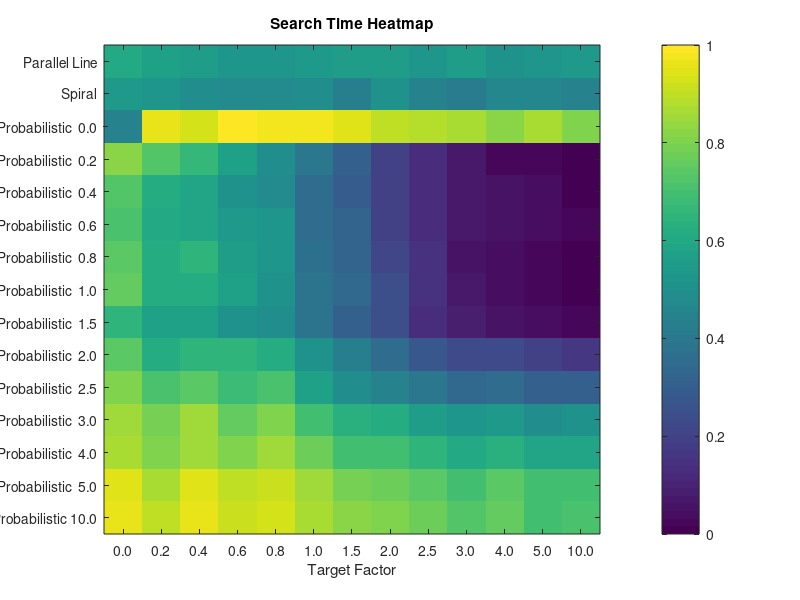

This chart was generated by the following MATLAB code:
close all;

rows = {
    'Parallel Line',
    'Spiral',
    'Probabilistic  0.0',
    'Probabilistic  0.2',
    'Probabilistic  0.4',
    'Probabilistic  0.6',
    'Probabilistic  0.8',
    'Probabilistic  1.0',
    'Probabilistic  1.5',
    'Probabilistic  2.0',
    'Probabilistic  2.5',
    'Probabilistic  3.0',
    'Probabilistic  4.0',
    'Probabilistic  5.0',
    'Probabilistic 10.0'
};

columns = {
    '0.0',
    '0.2',
    '0.4',
    '0.6',
    '0.8',
    '1.0',
    '1.5',
    '2.0',
    '2.5',
    '3.0',
    '4.0',
    '5.0',
    '10.0',
};

values = {
    [211.77, 200.60, 198.32, 188.60, 188.81, 193.91, 196.23, 198.96, 187.99, 197.68, 184.25, 189.55, 193.83];
    [193.72, 190.12, 180.52, 176.26, 176.93, 180.42, 164.57, 183.30, 167.78, 162.05, 174.19, 170.82, 168.56];
    [168.56, 305.53, 298.24, 315.97, 308.98, 311.74, 299.54, 287.50, 283.49, 279.66, 267.34, 281.01, 265.68];
    [270.15, 243.59, 227.05, 200.25, 182.37, 156.41, 129.27, 101.43,  84.46,  68.68,  58.34, 57.138, 50.042];
    [243.10, 215.11, 207.84, 186.61, 178.56, 144.88, 128.61, 102.13,  84.64,  68.13,  63.15, 58.613, 52.374];
    [237.11, 209.96, 207.63, 195.36, 187.53, 144.69, 134.92, 103.92,  86.82,  67.12,  63.41,  58.67,  55.04];
    [246.37, 212.38, 220.45, 196.37, 188.83, 149.12, 134.73, 104.86,  87.77,  66.55,  62.35, 57.848, 53.352];
    [252.47, 212.13, 212.70, 200.01, 186.73, 153.20, 137.40, 112.70,  89.13,  68.72,  60.65, 56.325, 52.493];
    [223.74, 202.28, 202.56, 185.24, 181.58, 151.09, 130.74, 115.01,  86.72,  73.60,  64.87, 61.853, 56.714];
    [246.32, 215.73, 224.55, 221.69, 216.18, 183.28, 165.00, 145.00, 124.41, 112.11, 109.88, 102.53, 93.091];
    [266.10, 238.69, 248.72, 231.35, 239.89, 203.29, 182.87, 168.21, 154.39, 140.35, 141.75, 131.46, 132.17];
    [277.44, 260.05, 276.52, 253.56, 265.19, 237.00, 220.11, 213.41, 197.20, 188.04, 192.46, 179.73, 185.19];
    [280.61, 262.52, 278.31, 264.38, 274.45, 254.51, 233.84, 235.36, 221.68, 209.06, 217.40, 206.70, 206.40];
    [300.87, 282.49, 299.67, 290.13, 294.67, 277.27, 259.83, 257.18, 247.40, 233.07, 246.56, 234.40, 233.21];
    [306.86, 289.32, 306.34, 294.82, 299.17, 278.61, 266.42, 264.63, 256.56, 242.98, 252.17, 237.00, 240.86]
};

d = containers.Map(rows, values);

valuesMatrix = cell2mat(values);
minValue = min(valuesMatrix(:));
maxValue = max(valuesMatrix(:));
normalizedValuesMatrix = (valuesMatrix - minValue) / (maxValue - minValue);

figure;
imagesc(normalizedValuesMatrix);
colorbar;
% colormap('hot');

xticks(1:size(normalizedValuesMatrix, 2));
xticklabels(columns);
yticks(1:size(normalizedValuesMatrix, 1));
yticklabels(rows);
xlabel('Target Factor');
ylabel('Search Type');
title('Search Time Heatmap');